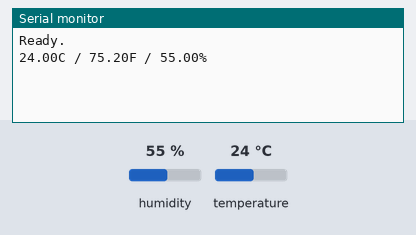
The sketch below on a simulated Arduino Uno, built with avr-gcc and run on an emulated ATmega328P. On the bench: the last lines printed to the serial monitor. The inputs (shaded band) are chosen by the test bench; at power-on: humidity 55 %, temperature 24 °C.

Above: at 6.2 s.
6.3 s: humidity set to 22 %
8.5 s: temperature set to 12 °C
At 10.6 s:
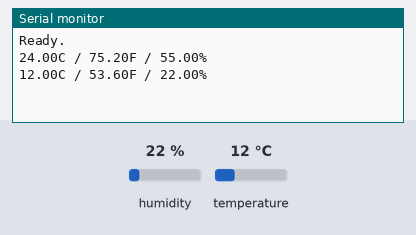
10.7 s: humidity set to 40 %
At 16.0 s:
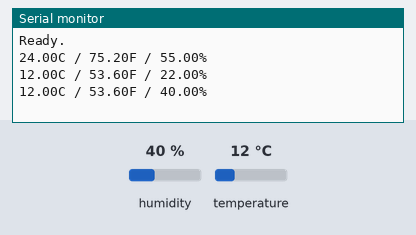

The sketch:

SHT11_QuickRead.ino
```cpp
// (licence header left out)
#include <SHT1x.h>

// Specify data and clock connections and instantiate SHT1x object
#define sdaPin  20
#define sclPin 21
SHT1x sht1x(sdaPin, sclPin);

void setup() {
  Serial.begin(19200); // Open serial connection to report values to host

  sht1x.readTemperatureC();
  sht1x.readTemperatureF();
  sht1x.readHumidity();

  delay(5000);
  Serial.println(F("Ready."));
}

void loop() {
  float temp_c;
  float temp_f;
  float humidity;

  // Read values from the sensor
  temp_c = sht1x.readTemperatureC();
  temp_f = sht1x.readTemperatureF();
  humidity = sht1x.readHumidity();

  // Print the values to the serial port
  Serial.print(temp_c, 2);
  Serial.print("C / ");
  Serial.print(temp_f, 2);
  Serial.print("F / ");
  Serial.print(humidity, 2);
  Serial.println("%");

  delay(5000);  // Must allow ~5sec b/w reads to prevent self-heating
}
```

Measured:
- after the input at 8.5 s, the serial monitor: prints a new line after 1.7 s (image 1)
- after the input at 10.7 s, the serial monitor: prints a new line after 4.5 s (image 2)
